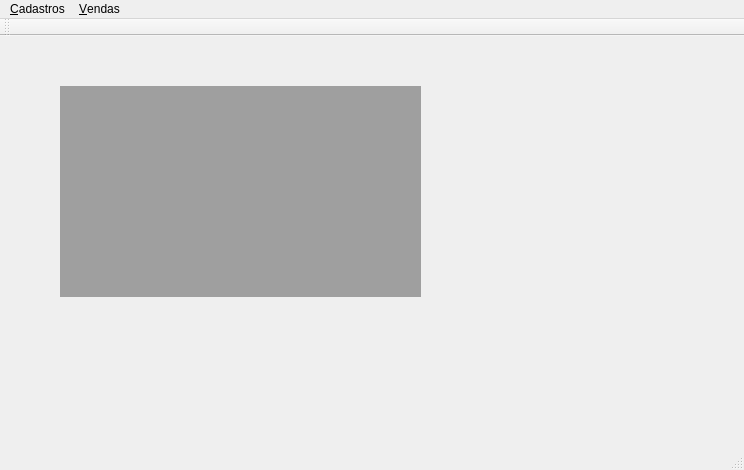
<?xml version="1.0" encoding="UTF-8"?>
<ui version="4.0">
 <class>Desktop</class>
 <widget class="QMainWindow" name="Desktop">
  <property name="geometry">
   <rect>
    <x>0</x>
    <y>0</y>
    <width>744</width>
    <height>470</height>
   </rect>
  </property>
  <property name="windowTitle">
   <string>Desktop</string>
  </property>
  <widget class="QWidget" name="centralWidget">
   <widget class="QMdiArea" name="mdiArea">
    <property name="geometry">
     <rect>
      <x>60</x>
      <y>50</y>
      <width>361</width>
      <height>211</height>
     </rect>
    </property>
   </widget>
  </widget>
  <widget class="QMenuBar" name="menuBar">
   <property name="geometry">
    <rect>
     <x>0</x>
     <y>0</y>
     <width>744</width>
     <height>21</height>
    </rect>
   </property>
   <widget class="QMenu" name="menu_Cadastros">
    <property name="title">
     <string>&amp;Cadastros</string>
    </property>
    <addaction name="action_Times"/>
   </widget>
   <widget class="QMenu" name="menuVendas">
    <property name="title">
     <string>&amp;Vendas</string>
    </property>
    <addaction name="action_Frente_de_Caixa"/>
   </widget>
   <addaction name="menu_Cadastros"/>
   <addaction name="menuVendas"/>
  </widget>
  <widget class="QToolBar" name="mainToolBar">
   <attribute name="toolBarArea">
    <enum>TopToolBarArea</enum>
   </attribute>
   <attribute name="toolBarBreak">
    <bool>false</bool>
   </attribute>
  </widget>
  <widget class="QStatusBar" name="statusBar"/>
  <action name="action_Times">
   <property name="text">
    <string>&amp;Times</string>
   </property>
  </action>
  <action name="action_Frente_de_Caixa">
   <property name="text">
    <string>&amp;Frente de Caixa</string>
   </property>
  </action>
 </widget>
 <layoutdefault spacing="6" margin="11"/>
 <resources/>
 <connections/>
</ui>
